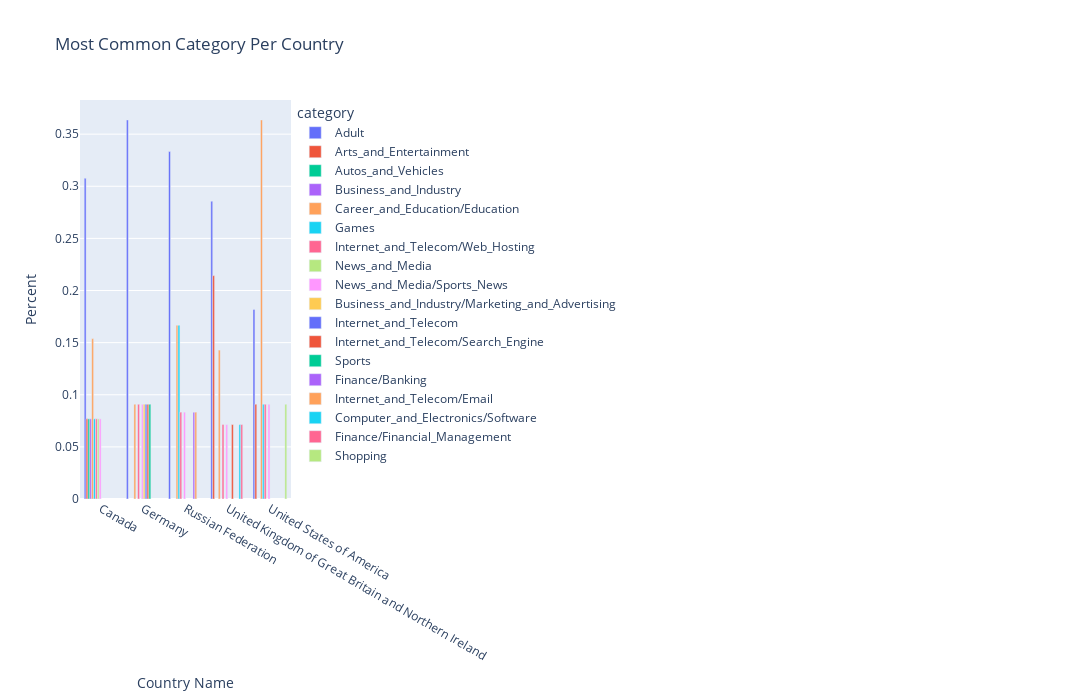

The notebook cell this image was saved under:
### Code cell
fig = px.bar(df_gb_country_category.reset_index(), x="country_name", color="category",
             y='year',
             title="Most Common Category Per Country",
             barmode='group',
             labels={'year':'Percent', 'country_name':'Country Name'},
             height=700,
             width=1500
            )
fig.show()

### Figure 1 — Plotly figure (JSON) as saved in the notebook; plotly's stock layout.template omitted (floating-point values rounded to 4 significant figures)
{"data": [{"alignmentgroup": "True", "hovertemplate": "category=Adult                                                                                                                                                                                                   <br>Country Name=%{x}<br>Percent=%{y}<extra></extra>", "legendgroup": "Adult                                                                                                                                                                                                   ", "marker": {"color": "#636efa", "pattern": {"shape": ""}}, "name": "Adult                                                                                                                                                                                                   ", "offsetgroup": "Adult                                                                                                                                                                                                   ", "orientation": "v", "showlegend": true, "textposition": "auto", "type": "bar", "x": ["Canada", "Germany", "Russian Federation", "United Kingdom of Great Britain and Northern Ireland", "United States of America"], "xaxis": "x", "y": [0.3077, 0.3636, 0.3333, 0.2857, 0.1818], "yaxis": "y"}, {"alignmentgroup": "True", "hovertemplate": "category=Arts_and_Entertainment                                                                                                                                                                                  <br>Country Name=%{x}<br>Percent=%{y}<extra></extra>", "legendgroup": "Arts_and_Entertainment                                                                                                                                                                                  ", "marker": {"color": "#EF553B", "pattern": {"shape": ""}}, "name": "Arts_and_Entertainment                                                                                                                                                                                  ", "offsetgroup": "Arts_and_Entertainment                                                                                                                                                                                  ", "orientation": "v", "showlegend": true, "textposition": "auto", "type": "bar", "x": ["Canada", "United Kingdom of Great Britain and Northern Ireland", "United States of America"], "xaxis": "x", "y": [0.07692, 0.2143, 0.09091], "yaxis": "y"}, {"alignmentgroup": "True", "hovertemplate": "category=Autos_and_Vehicles                                                                                                                                                                                      <br>Country Name=%{x}<br>Percent=%{y}<extra></extra>", "legendgroup": "Autos_and_Vehicles                                                                                                                                                                                      ", "marker": {"color": "#00cc96", "pattern": {"shape": ""}}, "name": "Autos_and_Vehicles                                                                                                                                                                                      ", "offsetgroup": "Autos_and_Vehicles                                                                                                                                                                                      ", "orientation": "v", "showlegend": true, "textposition": "auto", "type": "bar", "x": ["Canada"], "xaxis": "x", "y": [0.07692], "yaxis": "y"}, {"alignmentgroup": "True", "hovertemplate": "category=Business_and_Industry                                                                                                                                                                                   <br>Country Name=%{x}<br>Percent=%{y}<extra></extra>", "legendgroup": "Business_and_Industry                                                                                                                                                                                   ", "marker": {"color": "#ab63fa", "pattern": {"shape": ""}}, "name": "Business_and_Industry                                                                                                                                                                                   ", "offsetgroup": "Business_and_Industry                                                                                                                                                                                   ", "orientation": "v", "showlegend": true, "textposition": "auto", "type": "bar", "x": ["Canada"], "xaxis": "x", "y": [0.07692], "yaxis": "y"}, {"alignmentgroup": "True", "hovertemplate": "category=Career_and_Education/Education                                                                                                                                                                          <br>Country Name=%{x}<br>Percent=%{y}<extra></extra>", "legendgroup": "Career_and_Education/Education                                                                                                                                                                          ", "marker": {"color": "#FFA15A", "pattern": {"shape": ""}}, "name": "Career_and_Education/Education                                                                                                                                                                          ", "offsetgroup": "Career_and_Education/Education                                                                                                                                                                          ", "orientation": "v", "showlegend": true, "textposition": "auto", "type": "bar", "x": ["Canada", "Germany", "Russian Federation", "United Kingdom of Great Britain and Northern Ireland", "United States of America"], "xaxis": "x", "y": [0.1538, 0.09091, 0.1667, 0.1429, 0.3636], "yaxis": "y"}, {"alignmentgroup": "True", "hovertemplate": "category=Games                                                                                                                                                                                                   <br>Country Name=%{x}<br>Percent=%{y}<extra></extra>", "legendgroup": "Games                                                                                                                                                                                                   ", "marker": {"color": "#19d3f3", "pattern": {"shape": ""}}, "name": "Games                                                                                                                                                                                                   ", "offsetgroup": "Games                                                                                                                                                                                                   ", "orientation": "v", "showlegend": true, "textposition": "auto", "type": "bar", "x": ["Canada", "Russian Federation", "United States of America"], "xaxis": "x", "y": [0.07692, 0.1667, 0.09091], "yaxis": "y"}, {"alignmentgroup": "True", "hovertemplate": "category=Internet_and_Telecom/Web_Hosting                                                                                                                                                                        <br>Country Name=%{x}<br>Percent=%{y}<extra></extra>", "legendgroup": "Internet_and_Telecom/Web_Hosting                                                                                                                                                                        ", "marker": {"color": "#FF6692", "pattern": {"shape": ""}}, "name": "Internet_and_Telecom/Web_Hosting                                                                                                                                                                        ", "offsetgroup": "Internet_and_Telecom/Web_Hosting                                                                                                                                                                        ", "orientation": "v", "showlegend": true, "textposition": "auto", "type": "bar", "x": ["Canada", "Germany", "Russian Federation", "United Kingdom of Great Britain and Northern Ireland", "United States of America"], "xaxis": "x", "y": [0.07692, 0.09091, 0.08333, 0.07143, 0.09091], "yaxis": "y"}, {"alignmentgroup": "True", "hovertemplate": "category=News_and_Media                                                                                                                                                                                          <br>Country Name=%{x}<br>Percent=%{y}<extra></extra>", "legendgroup": "News_and_Media                                                                                                                                                                                          ", "marker": {"color": "#B6E880", "pattern": {"shape": ""}}, "name": "News_and_Media                                                                                                                                                                                          ", "offsetgroup": "News_and_Media                                                                                                                                                                                          ", "orientation": "v", "showlegend": true, "textposition": "auto", "type": "bar", "x": ["Canada"], "xaxis": "x", "y": [0.07692], "yaxis": "y"}, {"alignmentgroup": "True", "hovertemplate": "category=News_and_Media/Sports_News                                                                                                                                                                              <br>Country Name=%{x}<br>Percent=%{y}<extra></extra>", "legendgroup": "News_and_Media/Sports_News                                                                                                                                                                              ", "marker": {"color": "#FF97FF", "pattern": {"shape": ""}}, "name": "News_and_Media/Sports_News                                                                                                                                                                              ", "offsetgroup": "News_and_Media/Sports_News                                                                                                                                                                              ", "orientation": "v", "showlegend": true, "textposition": "auto", "type": "bar", "x": ["Canada", "Germany", "Russian Federation", "United Kingdom of Great Britain and Northern Ireland", "United States of America"], "xaxis": "x", "y": [0.07692, 0.09091, 0.08333, 0.07143, 0.09091], "yaxis": "y"}, {"alignmentgroup": "True", "hovertemplate": "category=Business_and_Industry/Marketing_and_Advertising                                                                                                                                                         <br>Country Name=%{x}<br>Percent=%{y}<extra></extra>", "legendgroup": "Business_and_Industry/Marketing_and_Advertising                                                                                                                                                         ", "marker": {"color": "#FECB52", "pattern": {"shape": ""}}, "name": "Business_and_Industry/Marketing_and_Advertising                                                                                                                                                         ", "offsetgroup": "Business_and_Industry/Marketing_and_Advertising                                                                                                                                                         ", "orientation": "v", "showlegend": true, "textposition": "auto", "type": "bar", "x": ["Germany"], "xaxis": "x", "y": [0.09091], "yaxis": "y"}, {"alignmentgroup": "True", "hovertemplate": "category=Internet_and_Telecom                                                                                                                                                                                    <br>Country Name=%{x}<br>Percent=%{y}<extra></extra>", "legendgroup": "Internet_and_Telecom                                                                                                                                                                                    ", "marker": {"color": "#636efa", "pattern": {"shape": ""}}, "name": "Internet_and_Telecom                                                                                                                                                                                    ", "offsetgroup": "Internet_and_Telecom                                                                                                                                                                                    ", "orientation": "v", "showlegend": true, "textposition": "auto", "type": "bar", "x": ["Germany"], "xaxis": "x", "y": [0.09091], "yaxis": "y"}, {"alignmentgroup": "True", "hovertemplate": "category=Internet_and_Telecom/Search_Engine                                                                                                                                                                      <br>Country Name=%{x}<br>Percent=%{y}<extra></extra>", "legendgroup": "Internet_and_Telecom/Search_Engine                                                                                                                                                                      ", "marker": {"color": "#EF553B", "pattern": {"shape": ""}}, "name": "Internet_and_Telecom/Search_Engine                                                                                                                                                                      ", "offsetgroup": "Internet_and_Telecom/Search_Engine                                                                                                                                                                      ", "orientation": "v", "showlegend": true, "textposition": "auto", "type": "bar", "x": ["Germany", "United Kingdom of Great Britain and Northern Ireland"], "xaxis": "x", "y": [0.09091, 0.07143], "yaxis": "y"}, {"alignmentgroup": "True", "hovertemplate": "category=Sports                                                                                                                                                                                                  <br>Country Name=%{x}<br>Percent=%{y}<extra></extra>", "legendgroup": "Sports                                                                                                                                                                                                  ", "marker": {"color": "#00cc96", "pattern": {"shape": ""}}, "name": "Sports                                                                                                                                                                                                  ", "offsetgroup": "Sports                                                                                                                                                                                                  ", "orientation": "v", "showlegend": true, "textposition": "auto", "type": "bar", "x": ["Germany"], "xaxis": "x", "y": [0.09091], "yaxis": "y"}, {"alignmentgroup": "True", "hovertemplate": "category=Finance/Banking                                                                                                                                                                                         <br>Country Name=%{x}<br>Percent=%{y}<extra></extra>", "legendgroup": "Finance/Banking                                                                                                                                                                                         ", "marker": {"color": "#ab63fa", "pattern": {"shape": ""}}, "name": "Finance/Banking                                                                                                                                                                                         ", "offsetgroup": "Finance/Banking                                                                                                                                                                                         ", "orientation": "v", "showlegend": true, "textposition": "auto", "type": "bar", "x": ["Russian Federation"], "xaxis": "x", "y": [0.08333], "yaxis": "y"}, {"alignmentgroup": "True", "hovertemplate": "category=Internet_and_Telecom/Email                                                                                                                                                                              <br>Country Name=%{x}<br>Percent=%{y}<extra></extra>", "legendgroup": "Internet_and_Telecom/Email                                                                                                                                                                              ", "marker": {"color": "#FFA15A", "pattern": {"shape": ""}}, "name": "Internet_and_Telecom/Email                                                                                                                                                                              ", "offsetgroup": "Internet_and_Telecom/Email                                                                                                                                                                              ", "orientation": "v", "showlegend": true, "textposition": "auto", "type": "bar", "x": ["Russian Federation"], "xaxis": "x", "y": [0.08333], "yaxis": "y"}, {"alignmentgroup": "True", "hovertemplate": "category=Computer_and_Electronics/Software                                                                                                                                                                       <br>Country Name=%{x}<br>Percent=%{y}<extra></extra>", "legendgroup": "Computer_and_Electronics/Software                                                                                                                                                                       ", "marker": {"color": "#19d3f3", "pattern": {"shape": ""}}, "name": "Computer_and_Electronics/Software                                                                                                                                                                       ", "offsetgroup": "Computer_and_Electronics/Software                                                                                                                                                                       ", "orientation": "v", "showlegend": true, "textposition": "auto", "type": "bar", "x": ["United Kingdom of Great Britain and Northern Ireland"], "xaxis": "x", "y": [0.07143], "yaxis": "y"}, {"alignmentgroup": "True", "hovertemplate": "category=Finance/Financial_Management                                                                                                                                                                            <br>Country Name=%{x}<br>Percent=%{y}<extra></extra>", "legendgroup": "Finance/Financial_Management                                                                                                                                                                            ", "marker": {"color": "#FF6692", "pattern": {"shape": ""}}, "name": "Finance/Financial_Management                                                                                                                                                                            ", "offsetgroup": "Finance/Financial_Management                                                                                                                                                                            ", "orientation": "v", "showlegend": true, "textposition": "auto", "type": "bar", "x": ["United Kingdom of Great Britain and Northern Ireland"], "xaxis": "x", "y": [0.07143], "yaxis": "y"}, {"alignmentgroup": "True", "hovertemplate": "category=Shopping                                                                                                                                                                                                <br>Country Name=%{x}<br>Percent=%{y}<extra></extra>", "legendgroup": "Shopping                                                                                                                                                                                                ", "marker": {"color": "#B6E880", "pattern": {"shape": ""}}, "name": "Shopping                                                                                                                                                                                                ", "offsetgroup": "Shopping                                                                                                                                                                                                ", "orientation": "v", "showlegend": true, "textposition": "auto", "type": "bar", "x": ["United States of America"], "xaxis": "x", "y": [0.09091], "yaxis": "y"}], "layout": {"barmode": "group", "height": 700, "legend": {"title": {"text": "category"}, "tracegroupgap": 0}, "title": {"text": "Most Common Category Per Country"}, "width": 1500, "xaxis": {"anchor": "y", "domain": [0, 1], "title": {"text": "Country Name"}}, "yaxis": {"anchor": "x", "domain": [0, 1], "title": {"text": "Percent"}}}}
